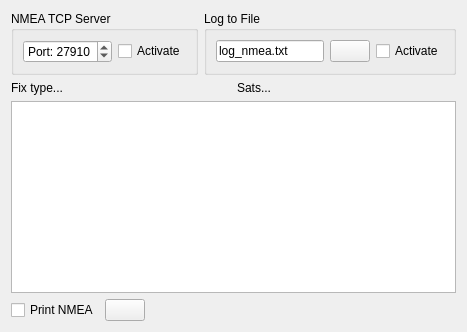
       <widget class="QWidget" name="tab_6">
        <attribute name="icon">
         <iconset resource="resources.qrc">
          <normaloff>:/models/Icons/GPS Receiving-96.png</normaloff>:/models/Icons/GPS Receiving-96.png</iconset>
        </attribute>
        <attribute name="title">
         <string/>
        </attribute>
        <attribute name="toolTip">
         <string>GPS</string>
        </attribute>
        <layout class="QVBoxLayout" name="verticalLayout_8">
         <item>
          <layout class="QHBoxLayout" name="horizontalLayout_9">
           <item>
            <widget class="QGroupBox" name="groupBox">
             <property name="title">
              <string>NMEA TCP Server</string>
             </property>
             <layout class="QHBoxLayout" name="horizontalLayout_6">
              <item>
               <widget class="QSpinBox" name="nmeaServerPortBox">
                <property name="prefix">
                 <string>Port: </string>
                </property>
                <property name="maximum">
                 <number>65535</number>
                </property>
                <property name="value">
                 <number>27910</number>
                </property>
               </widget>
              </item>
              <item>
               <widget class="QCheckBox" name="nmeaServerActiveBox">
                <property name="text">
                 <string>Activate</string>
                </property>
               </widget>
              </item>
             </layout>
            </widget>
           </item>
           <item>
            <widget class="QGroupBox" name="groupBox_6">
             <property name="title">
              <string>Log to File</string>
             </property>
             <layout class="QHBoxLayout" name="horizontalLayout_8">
              <item>
               <widget class="QLineEdit" name="nmeaLogEdit">
                <property name="text">
                 <string>log_nmea.txt</string>
                </property>
               </widget>
              </item>
              <item>
               <widget class="QPushButton" name="nmeaLogChooseButton">
                <property name="toolTip">
                 <string>Choose file...</string>
                </property>
                <property name="text">
                 <string/>
                </property>
                <property name="icon">
                 <iconset resource="resources.qrc">
                  <normaloff>:/models/Icons/Open Folder-96.png</normaloff>:/models/Icons/Open Folder-96.png</iconset>
                </property>
               </widget>
              </item>
              <item>
               <widget class="QCheckBox" name="nmeaLogActiveBox">
                <property name="text">
                 <string>Activate</string>
                </property>
               </widget>
              </item>
             </layout>
            </widget>
           </item>
          </layout>
         </item>
         <item>
          <layout class="QHBoxLayout" name="horizontalLayout_3">
           <item>
            <widget class="QLabel" name="nmeaFixTypeLabel">
             <property name="text">
              <string>Fix type...</string>
             </property>
            </widget>
           </item>
           <item>
            <widget class="QLabel" name="nmeaSatsLabel">
             <property name="text">
              <string>Sats...</string>
             </property>
            </widget>
           </item>
          </layout>
         </item>
         <item>
          <widget class="QTextBrowser" name="nmeaBrowser">
           <property name="font">
            <font>
             <family>Monospace</family>
            </font>
           </property>
          </widget>
         </item>
         <item>
          <layout class="QHBoxLayout" name="horizontalLayout_10">
           <item>
            <widget class="QCheckBox" name="nmeaPrintBox">
             <property name="text">
              <string>Print NMEA</string>
             </property>
            </widget>
           </item>
           <item>
            <widget class="QPushButton" name="nmeaClearButton">
             <property name="toolTip">
              <string>Clear printed values</string>
             </property>
             <property name="text">
              <string/>
             </property>
             <property name="icon">
              <iconset resource="resources.qrc">
               <normaloff>:/models/Icons/Delete2-96.png</normaloff>:/models/Icons/Delete2-96.png</iconset>
             </property>
            </widget>
           </item>
           <item>
            <spacer name="horizontalSpacer_2">
             <property name="orientation">
              <enum>Qt::Horizontal</enum>
             </property>
             <property name="sizeHint" stdset="0">
              <size>
               <width>40</width>
               <height>20</height>
              </size>
             </property>
            </spacer>
           </item>
          </layout>
         </item>
        </layout>
       </widget>
